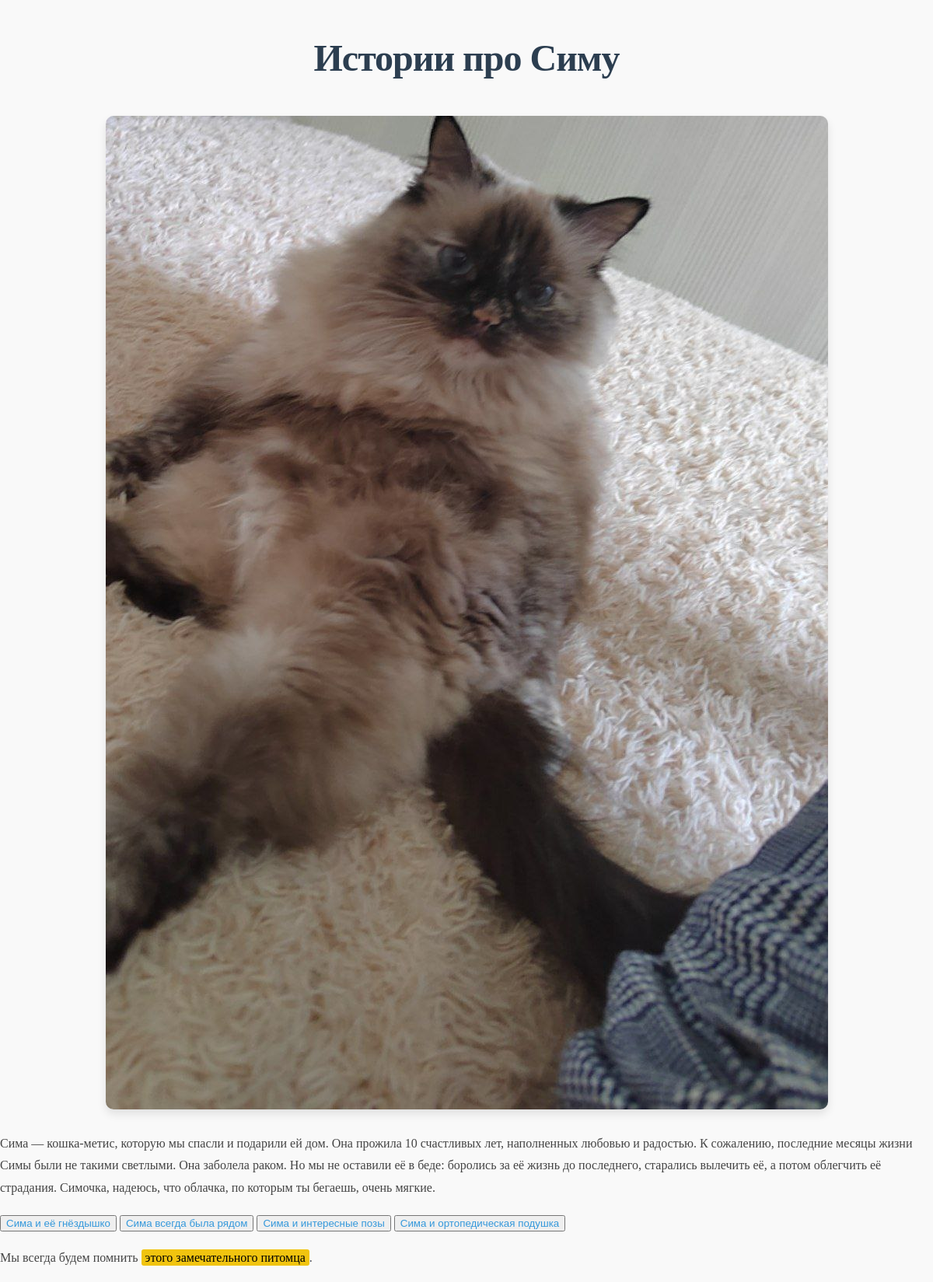
The page / on the database its author committed.
### memorial/models.py (models this page shows, shortened)
class SimaPost(models.Model):
    title = models.CharField(max_length=300, blank=False)
    main_picture = models.ImageField(upload_to="uploads/%Y/%m/%d")
    content = models.TextField(blank=True)
    is_published = models.BooleanField(default=True)
    time_create = models.DateTimeField(auto_now_add=True)

### memorial/views.py (the view)
# urls.py: path('', index),
def index(request):
    s_post = SimaPost.objects.all()
    return render(request, 'index.html', {'post':s_post[4]} )

### memorial/templates/index.html (shortened to what this page needs)
{% load static %}
{{ '<' }}{{ '!DOCTYPE html>' }}
<html lang="en">
<head>
    <link rel="stylesheet" href="{% static 'css/new_style.css' %}">
</head>
<body>
    <h1>{{ post.title }}</h1>
    <img src="{{ post.main_picture.url }}" alt="{{ post.title }}">
    <p>{{ post.content }}</p>
    <button type="button">
    <a href="{% url 'redirect_to_story_1' %}">Сима и её гнёздышко</a>
    </button>
    <button type="button">
    <a href="{% url 'redirect_to_story_2' %}">Сима всегда была рядом</a>
    </button>
    <button type="button">
    <a href="{% url 'redirect_to_story_3' %}">Сима и интересные позы</a>
    </button>
    <button type="button">
    <a href="{% url 'redirect_to_story_4' %}">Сима и ортопедическая подушка</a>
    </button>
    <p>Мы всегда будем помнить <span class="highlight">этого замечательного питомца</span>.</p>
</body>
</html>

### static/css/new_style.css (style rules this page uses)
body { font-family: 'Georgia', serif; background-color: #f9f9f9; color: #444; margin: 0; padding: 0; line-height: 1.8; }
h1 { font-size: 3rem; color: #2c3e50; text-align: center; margin-bottom: 30px; font-weight: 700; letter-spacing: -1px; }
a { color: #3498db; text-decoration: none; transition: color 0.3s ease; }
img { max-width: 100%; height: auto; border-radius: 10px; display: block; margin: 30px auto; box-shadow: 0 6px 12px rgba(0, 0, 0, 0.1); }
.highlight { background-color: #f1c40f; padding: 2px 5px; border-radius: 3px; color: #000; }
h1, h2, h3 { animation: fadeIn 1s ease-out; }

### rows shown on the page
SimaPost: title "Истории про Симу", main_picture (picture), content "Сима — кошка-метис, которую мы спасли и подарили ей дом. Она прожила 10 счастливых лет, наполненных любовью и радостью. К сожалению, последние месяцы жизни Симы были не такими светлыми. Она заболела раком. Но мы не оставили её в беде: боролись за её жизнь до последнего, старались вылечить её, а потом облегчить её страдания. Симочка, надеюсь, что облачка, по которым ты бегаешь, очень мягкие."
